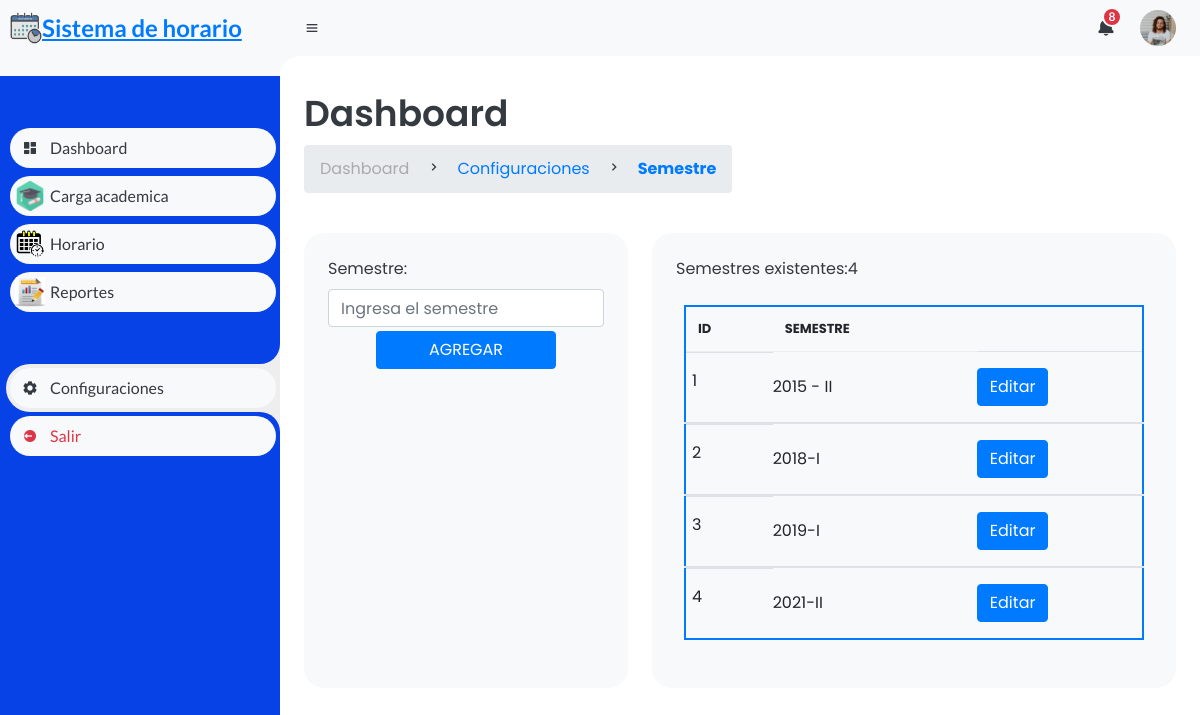
Screenshot of /dashboard-admin/configuracion/semestre.php with the database file from the repository.
### tables this page shows
CREATE TABLE IF NOT EXISTS `semestres` (
  `id_semestre` int NOT NULL AUTO_INCREMENT,
  `nombre_semestre` varchar(200) NOT NULL,
  PRIMARY KEY (`id_semestre`)
);

### dashboard-admin/configuracion/semestre.php (the view, shortened to what this page needs)
<!DOCTYPE html>
<html lang="en">
<head>
    <link href='https://unpkg.com/boxicons@2.0.9/css/boxicons.min.css' rel='stylesheet'>
    <link rel="stylesheet" href="../style.css">
    <link rel="stylesheet" href="https://stackpath.bootstrapcdn.com/bootstrap/4.3.1/css/bootstrap.min.css">
</head>
<body>
    <section id="sidebar" style="background-color: rgb(7, 66, 230);">
        <a href="#" class="brand">
            <img src="../../img/semestre.png" style="width: 32px; height: 32px; margin-left: 10px;" alt="logo restaurantapp">
            <span class="text">Sistema de horario</span>
        </a>
        <ul class="side-menu top">
            <li>
                <a href="../index.php">
                    <i class='bx bxs-dashboard'></i>
                    <span class="text">Dashboard</span>
                </a>
            </li>
            <li>
                <a href="../carga_academica.php">
                    <i class='bx  '>
                        <img src="../../img/carga.png" style="width: 30px; height: 30px;">
                    </i>
                    <span class="text">Carga academica</span>
                </a>
            </li>
            <li>
                <a href="../horario_academico.php">
                    <i class='bx'>
                        <img src="../../img/horario.png" style="width: 30px; height: 30px;">
                    </i>
                    <span class="text">Horario</span>
                </a>
            </li>
            <li>
                <a href="../reportes.php">
                    <i class='bx'>
                        <img src="../../img/reporte.png" style="width: 30px; height: 30px;">
                    </i>
                    <span class="text">Reportes</span>
                </a>
            </li>
        </ul>
        <ul class="side-menu">
            <li class="active">
                <a href="../configuraciones.php">
                    <i class='bx bxs-cog'></i>
                    <span class="text">Configuraciones</span>
                </a>
            </li>
            <li>
                <a href="#" class="logout">
                    <i class='bx bxs-log-out-circle'></i>
                    <span class="text">Salir</span>
                </a>
            </li>
        </ul>
    </section>
    <section id="content">
        <nav>
            <i class='bx bx-menu'></i>
            <a href="#" class="nav-link"></a>
            <form action="#">
                <div class="form-input">
                </div>
            </form>
            <a href="#" class="notification">
                <i class='bx bxs-bell'></i>
                <span class="num">8</span>
            </a>
            <a href="#" class="profile">
                <img src="img/people.png">
            </a>
        </nav>
        <main>
            <div class="head-title">
                <div class="left">
                    <h1>Dashboard</h1>
                    <ul class="breadcrumb">
                        <li>
                            <a href="#">Dashboard</a>
                        </li>
                        <li><i class='bx bx-chevron-right'></i></li>
                        <li>
                            <a class="active" href="../configuraciones.php">Configuraciones</a>
                        </li>
                        <li><i class='bx bx-chevron-right'></i></li>
                        <li>
                            <a class="active" href="semestre.php"><strong>Semestre</strong></a>
                        </li>
                    </ul>
                </div>
            </div>
            <?php
            include("../../controlador/conexion.php");
            extract($_GET);
            $querySemestre = mysqli_query($mysqli, "SELECT *FROM semestres");
            $semestres = mysqli_fetch_all($querySemestre, MYSQLI_ASSOC);
            $cantidadSemestres = mysqli_num_rows($querySemestre);
            ?>
            <div class="table-data">
                <div class="todo">
                    <form action="" enctype=" multipart/form-data" method="post" class="formulario column column--50 ">
                        <div class="row g-3">
                            <div class="col">
                                <label for="" class="formulario__label">Semestre: </label>
                                <?php if (!@empty($id_semestre)) {
                                    $querySemestre1 = mysqli_query($mysqli, "SELECT *FROM semestres where id_semestre='$id_semestre'");
                                    $semestre1 = mysqli_fetch_all($querySemestre1, MYSQLI_ASSOC);
                                    $cantidadSemestre1 = mysqli_num_rows($querySemestre1);
                                    if ($cantidadSemestre1 > 0) {
                                        foreach ($semestre1 as $rowSemestre) {
                                            $id_semestre = $rowSemestre['id_semestre'];
                                            $nombre_semestre = $rowSemestre['nombre_semestre'];
                                ?>
                                            <input type="text" name="semestreName" value="<?php echo $nombre_semestre; ?>" class="form-control" required="required">
                                    <?php
                                        }
                                    } ?>
                                <?php } else { ?>
                                    <input type="text" name="semestreName" placeholder="Ingresa el semestre" class="form-control" required="required">
                                <?php } ?>
                            </div>
                        </div>
                        <center>
                            <?php if (!@empty($id_semestre)) { ?>
                                <input type="submit" name="editarSemestre" value="EDITAR" style="width:180px; margin-top: 4px;" class="btn btn-primary">
                                <input type="submit" name="cancelarSemestre" value="CANCELAR" style="width:180px; margin-top: 4px;" class="btn btn-success">
                            <?php } else { ?>
                                <input type="submit" name="agregarSemestre" value="AGREGAR" style="width:180px; margin-top: 4px;" class="btn btn-primary">
                            <?php } ?>
                        </center>
                    </form>
                </div>
                <div class="order">
                    <p> Semestres existentes:<?php echo $cantidadSemestres ?> </p>
                    <center>
                        <div class="container-fluid p-2">
                            <table class="table border-primary" style="border:2px solid blue;">
                                <thead>
                                    <tr>
                                        <th scope="col">ID</th>
                                        <th scope="col">SEMESTRE</th>
                                    </tr>
                                </thead>
                                <?php
                                if ($cantidadSemestres > 0) {
                                    foreach ($semestres as $rowSemestre) {
                                        $id_semestres = $rowSemestre['id_semestre'];
                                        $nombre_semestre = $rowSemestre['nombre_semestre'];
                                ?>
                                        <tbody>
                                            <div class="container_card">
                                                <tr>
                                                    <td style="vertical-align: middle;"><?php echo $id_semestres; ?></td>
                                                    <td style="vertical-align: middle;"><?php echo $nombre_semestre; ?></td>
                                                    <?php if ($id_semestres == @$id_semestre) {
                                                    } else { ?>
                                                        <td style="vertical-align: middle;"><a href="?id_semestre=<?php echo $id_semestres; ?>" class="btn btn-primary">Editar</a> </td>
                                                    <?php } ?>
                                                </tr>
                                            </div>
                                        </tbody>
                                <?php }
                                } ?>
                            </table>
                        </div>
                    </center>
                </div>
            </div>
        </main>
    </section>
</body>
</html>

### rows the page displays
semestres: id_semestre "1", nombre_semestre "2015 - II"
semestres: id_semestre "2", nombre_semestre "2018-I"
semestres: id_semestre "3", nombre_semestre "2019-I"
semestres: id_semestre "4", nombre_semestre "2021-II"

### other values shown
$cantidadSemestres "4"
